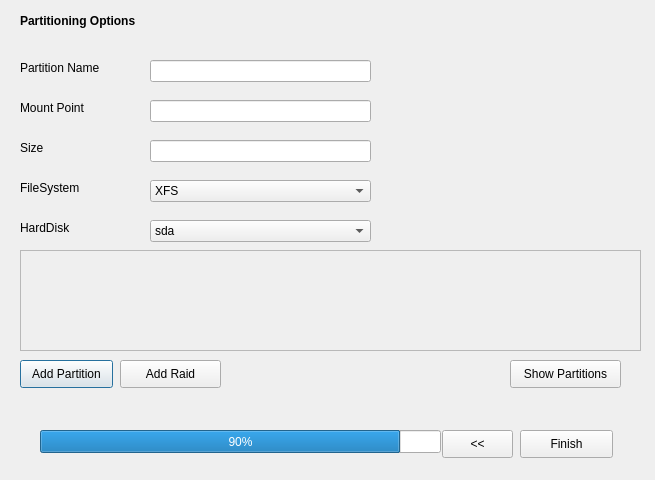
<?xml version="1.0" encoding="UTF-8"?>
<ui version="4.0">
 <class>Dialog</class>
 <widget class="QDialog" name="Dialog">
  <property name="geometry">
   <rect>
    <x>0</x>
    <y>0</y>
    <width>655</width>
    <height>480</height>
   </rect>
  </property>
  <property name="windowTitle">
   <string>Dialog</string>
  </property>
  <widget class="QLabel" name="label">
   <property name="geometry">
    <rect>
     <x>20</x>
     <y>10</y>
     <width>231</width>
     <height>21</height>
    </rect>
   </property>
   <property name="font">
    <font>
     <pointsize>9</pointsize>
     <weight>75</weight>
     <bold>true</bold>
    </font>
   </property>
   <property name="text">
    <string>Partitioning Options</string>
   </property>
  </widget>
  <widget class="QLabel" name="LpartName">
   <property name="geometry">
    <rect>
     <x>20</x>
     <y>60</y>
     <width>131</width>
     <height>16</height>
    </rect>
   </property>
   <property name="text">
    <string>Partition Name</string>
   </property>
  </widget>
  <widget class="QLineEdit" name="TpartName">
   <property name="geometry">
    <rect>
     <x>150</x>
     <y>60</y>
     <width>221</width>
     <height>22</height>
    </rect>
   </property>
  </widget>
  <widget class="QLabel" name="Lmount">
   <property name="geometry">
    <rect>
     <x>20</x>
     <y>100</y>
     <width>121</width>
     <height>16</height>
    </rect>
   </property>
   <property name="text">
    <string>Mount Point</string>
   </property>
  </widget>
  <widget class="QLabel" name="Lsize">
   <property name="geometry">
    <rect>
     <x>20</x>
     <y>140</y>
     <width>121</width>
     <height>16</height>
    </rect>
   </property>
   <property name="text">
    <string>Size</string>
   </property>
  </widget>
  <widget class="QLineEdit" name="Tsize">
   <property name="geometry">
    <rect>
     <x>150</x>
     <y>140</y>
     <width>221</width>
     <height>22</height>
    </rect>
   </property>
  </widget>
  <widget class="QComboBox" name="comfs">
   <property name="geometry">
    <rect>
     <x>150</x>
     <y>180</y>
     <width>221</width>
     <height>22</height>
    </rect>
   </property>
   <item>
    <property name="text">
     <string>XFS</string>
    </property>
   </item>
   <item>
    <property name="text">
     <string>FAT</string>
    </property>
   </item>
   <item>
    <property name="text">
     <string>ext4</string>
    </property>
   </item>
   <item>
    <property name="text">
     <string>HFS</string>
    </property>
   </item>
  </widget>
  <widget class="QLabel" name="Lfs">
   <property name="geometry">
    <rect>
     <x>20</x>
     <y>180</y>
     <width>121</width>
     <height>16</height>
    </rect>
   </property>
   <property name="text">
    <string>FileSystem</string>
   </property>
  </widget>
  <widget class="QLabel" name="Lhd">
   <property name="geometry">
    <rect>
     <x>20</x>
     <y>220</y>
     <width>121</width>
     <height>16</height>
    </rect>
   </property>
   <property name="text">
    <string>HardDisk</string>
   </property>
  </widget>
  <widget class="QComboBox" name="comhd">
   <property name="geometry">
    <rect>
     <x>150</x>
     <y>220</y>
     <width>221</width>
     <height>22</height>
    </rect>
   </property>
   <item>
    <property name="text">
     <string>sda</string>
    </property>
   </item>
   <item>
    <property name="text">
     <string>sdb</string>
    </property>
   </item>
   <item>
    <property name="text">
     <string>sdc</string>
    </property>
   </item>
  </widget>
  <widget class="QPushButton" name="add_part_Button">
   <property name="geometry">
    <rect>
     <x>20</x>
     <y>360</y>
     <width>93</width>
     <height>28</height>
    </rect>
   </property>
   <property name="text">
    <string>Add Partition</string>
   </property>
  </widget>
  <widget class="QPushButton" name="show_part_Button">
   <property name="geometry">
    <rect>
     <x>510</x>
     <y>360</y>
     <width>111</width>
     <height>28</height>
    </rect>
   </property>
   <property name="text">
    <string>Show Partitions</string>
   </property>
  </widget>
  <widget class="QPushButton" name="Finish_Button">
   <property name="geometry">
    <rect>
     <x>520</x>
     <y>430</y>
     <width>93</width>
     <height>28</height>
    </rect>
   </property>
   <property name="text">
    <string>Finish</string>
   </property>
  </widget>
  <widget class="QPushButton" name="add_raid_Button">
   <property name="geometry">
    <rect>
     <x>120</x>
     <y>360</y>
     <width>101</width>
     <height>28</height>
    </rect>
   </property>
   <property name="text">
    <string>Add Raid</string>
   </property>
  </widget>
  <widget class="QProgressBar" name="progressBar">
   <property name="geometry">
    <rect>
     <x>40</x>
     <y>430</y>
     <width>401</width>
     <height>23</height>
    </rect>
   </property>
   <property name="cursor">
    <cursorShape>PointingHandCursor</cursorShape>
   </property>
   <property name="value">
    <number>90</number>
   </property>
  </widget>
  <widget class="QPushButton" name="Back_button">
   <property name="geometry">
    <rect>
     <x>442</x>
     <y>430</y>
     <width>71</width>
     <height>28</height>
    </rect>
   </property>
   <property name="text">
    <string>&lt;&lt;</string>
   </property>
  </widget>
  <widget class="QScrollArea" name="scrollArea">
   <property name="geometry">
    <rect>
     <x>20</x>
     <y>250</y>
     <width>621</width>
     <height>101</height>
    </rect>
   </property>
   <property name="widgetResizable">
    <bool>true</bool>
   </property>
   <widget class="QWidget" name="scrollAreaWidgetContents">
    <property name="geometry">
     <rect>
      <x>0</x>
      <y>0</y>
      <width>619</width>
      <height>99</height>
     </rect>
    </property>
    <layout class="QVBoxLayout" name="verticalLayout"/>
   </widget>
  </widget>
  <widget class="QLineEdit" name="TpartName_2">
   <property name="geometry">
    <rect>
     <x>150</x>
     <y>100</y>
     <width>221</width>
     <height>22</height>
    </rect>
   </property>
  </widget>
 </widget>
 <resources/>
 <connections/>
</ui>
